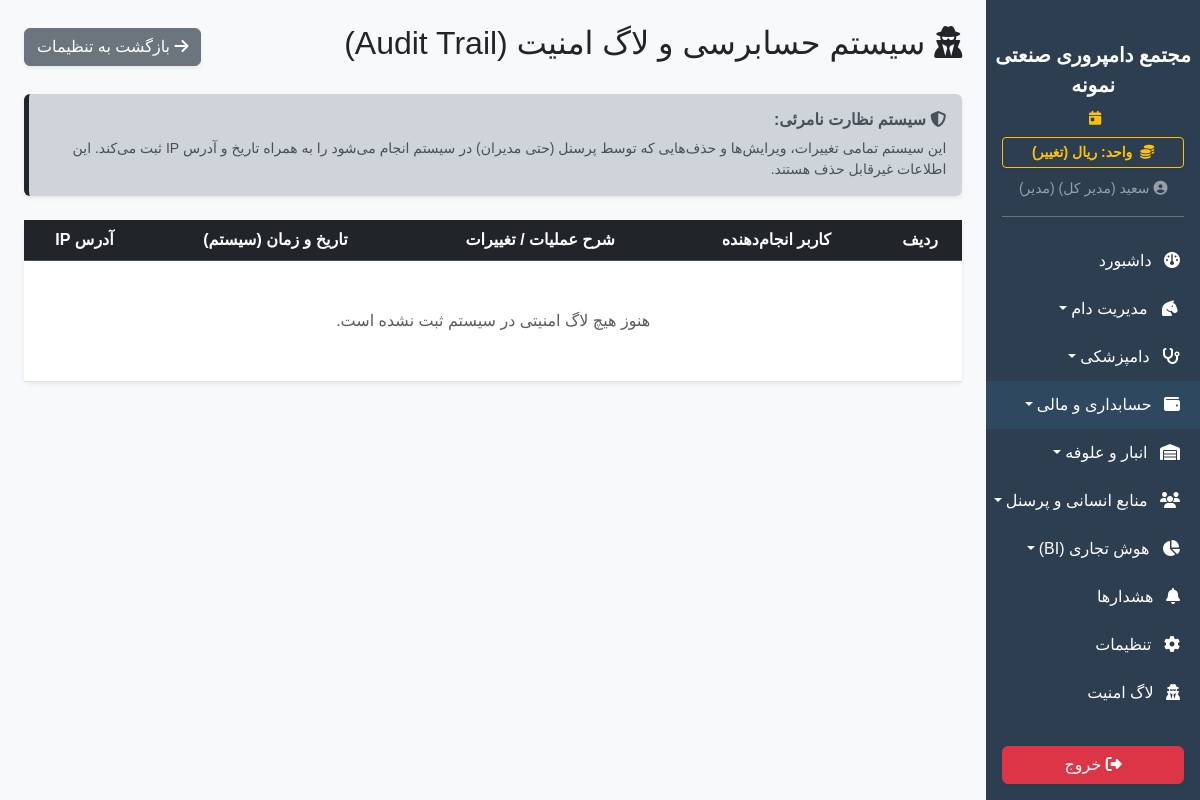
Before: /audit_logs (signed in) with the older database file.
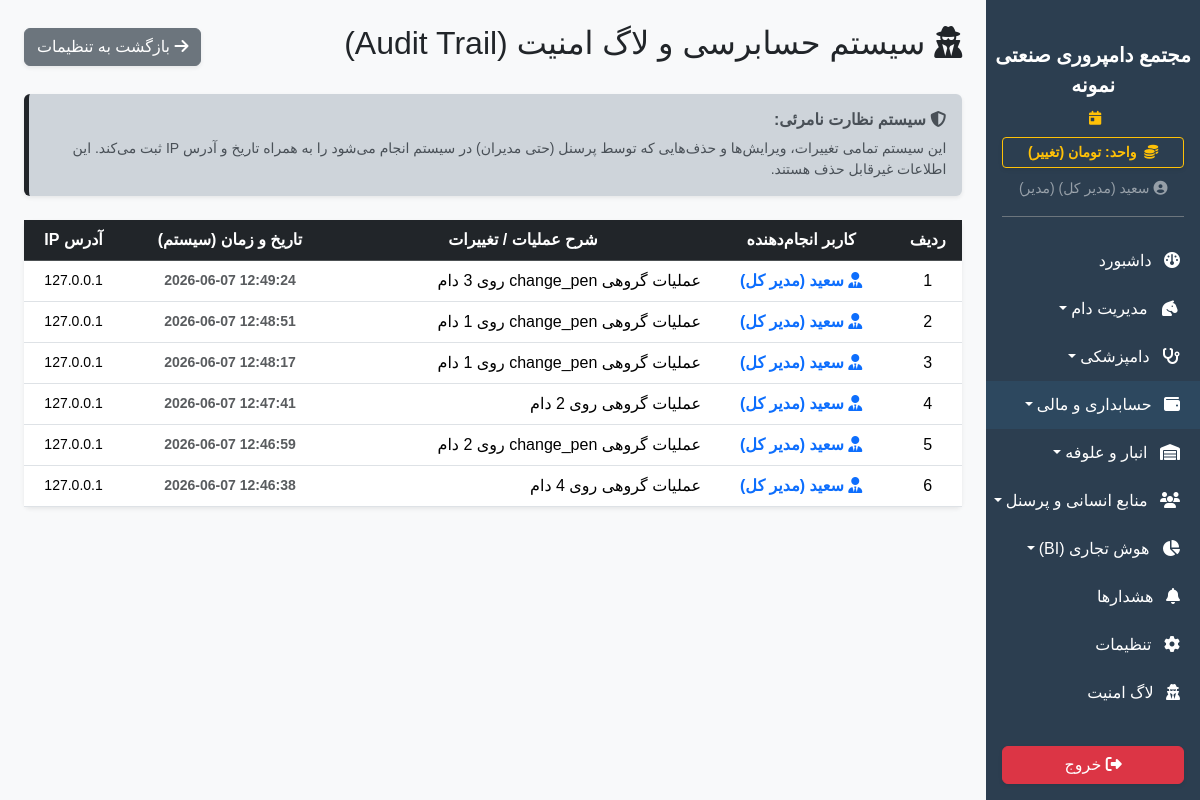
After: the same page with the newer database file.
### app/models.py (models this page shows)
class SystemSetting(db.Model):
    id = db.Column(db.Integer, primary_key=True)
    key = db.Column(db.String(50), unique=True, nullable=False)
    value = db.Column(db.String(255), nullable=False)
    description = db.Column(db.String(255), nullable=True)

class User(UserMixin, db.Model):
    id = db.Column(db.Integer, primary_key=True)
    username = db.Column(db.String(50), unique=True, nullable=False)
    password_hash = db.Column(db.String(255), nullable=False)
    name = db.Column(db.String(100), nullable=False)
    role = db.Column(db.String(20), default='کارگر') # مدیر، دامپزشک، حسابدار، کارگر
    can_view_livestock = db.Column(db.Boolean, default=False)
    can_view_finance = db.Column(db.Boolean, default=False)
    can_view_inventory = db.Column(db.Boolean, default=False)
    can_view_hr = db.Column(db.Boolean, default=False)
    can_view_reports = db.Column(db.Boolean, default=False)
    can_view_settings = db.Column(db.Boolean, default=False)

class AuditLog(db.Model):
    id = db.Column(db.Integer, primary_key=True)
    user_name = db.Column(db.String(100), nullable=False) # چه کسی؟
    action = db.Column(db.String(255), nullable=False) # چه کاری کرد؟ (مثلا: ویرایش وزن پلاک 1024)
    timestamp = db.Column(db.DateTime, default=datetime.utcnow) # چه زمانی؟
    ip_address = db.Column(db.String(50), nullable=True)

### app/blueprints/dashboard.py (the view)
@dashboard_bp.route('/audit_logs')
@login_required
def audit_logs():
    from app.models import AuditLog
    if not current_user.can_view_settings and current_user.role != 'مدیر':
        return redirect(url_for('dashboard.index'))
    target = request.args.get('filter_target')
    query = AuditLog.query
    if target:
        query = query.filter(AuditLog.action.ilike(f"%{target}%"))
    logs = query.order_by(AuditLog.timestamp.desc()).limit(200).all()
    return render_template('dashboard/audit.html', logs=logs)

### app/__init__.py (called while the page is built)
def get_system_setting(key, default):
    from app.models import SystemSetting
    s = SystemSetting.query.filter_by(key=key).first()
    return s.value if s else default

### app/blueprints/dashboard.py (called while the page is built)
@dashboard_bp.app_context_processor
def inject_settings():
    try:
        all_settings = {s.key: s.value for s in SystemSetting.query.all()}
    except:
        all_settings = {}
    return dict(system_settings=all_settings)

### app/templates/dashboard/audit.html
{% extends 'base.html' %}
{% block content %}
<div class="d-flex justify-content-between align-items-center mb-4">
    <h2><i class="fa-solid fa-user-secret text-dark"></i> سیستم حسابرسی و لاگ امنیت (Audit Trail)</h2>
    <a href="{{ url_for('dashboard.settings') }}" class="btn btn-secondary shadow-sm"><i class="fa-solid fa-arrow-right"></i> بازگشت به تنظیمات</a>
</div>
<div class="alert alert-dark border-0 shadow-sm mb-4 border-end border-dark border-5">
    <h6 class="fw-bold"><i class="fa-solid fa-shield-halved"></i> سیستم نظارت نامرئی:</h6>
    <p class="mb-0 small">این سیستم تمامی تغییرات، ویرایش‌ها و حذف‌هایی که توسط پرسنل (حتی مدیران) در سیستم انجام می‌شود را به همراه تاریخ و آدرس IP ثبت می‌کند. این اطلاعات غیرقابل حذف هستند.</p>
</div>
<div class="card border-0 shadow-sm">
    <div class="card-body p-0">
        <div class="table-responsive" style="max-height: 600px; overflow-y: auto;">
            <table class="table table-hover align-middle text-center mb-0">
                <thead class="table-dark" style="position: sticky; top: 0; z-index: 1;">
                    <tr>
                        <th>ردیف</th>
                        <th>کاربر انجام‌دهنده</th>
                        <th>شرح عملیات / تغییرات</th>
                        <th>تاریخ و زمان (سیستم)</th>
                        <th>آدرس IP</th>
                    </tr>
                </thead>
                <tbody>
                    {% for log in logs %}
                    <tr>
                        <td>{{ loop.index }}</td>
                        <td class="fw-bold text-primary"><i class="fa-solid fa-user-tie"></i> {{ log.user_name }}</td>
                        <td class="text-start">{{ log.action }}</td>
                        <td dir="ltr" class="text-muted small fw-bold">{{ log.timestamp.strftime('%Y-%m-%d %H:%M:%S') }}</td>
                        <td dir="ltr" class="small">{{ log.ip_address or 'Localhost' }}</td>
                    </tr>
                    {% else %}
                    <tr><td colspan="5" class="text-center py-5 text-muted">هنوز هیچ لاگ امنیتی در سیستم ثبت نشده است.</td></tr>
                    {% endfor %}
                </tbody>
            </table>
        </div>
    </div>
</div>
{% endblock %}

### app/templates/base.html (shortened to what this page needs)
<!DOCTYPE html>
<html lang="fa" dir="rtl">
<head>
    <link href="https://cdn.jsdelivr.net/gh/rastikerdar/vazirmatn@v33.003/Vazirmatn-font-face.css" rel="stylesheet">
    <link rel="stylesheet" href="https://unpkg.com/persian-datepicker@1.2.0/dist/css/persian-datepicker.min.css">
    <link rel="stylesheet" href="https://cdn.jsdelivr.net/npm/bootstrap@5.3.2/dist/css/bootstrap.rtl.min.css">
    <link rel="stylesheet" href="https://cdnjs.cloudflare.com/ajax/libs/font-awesome/6.4.2/css/all.min.css">
    <link rel="stylesheet" href="{{ url_for('static', filename='css/style.css') }}">
</head>
<body>
    <div class="d-flex" id="wrapper">
        <div class="sidebar-bg d-flex flex-column" id="sidebar-wrapper">
            <div class="sidebar-heading text-center pt-3 pb-2 text-white">
                <div class="fs-5 fw-bold">{{ system_settings.get('farm_name', 'دامداری من') }}</div>
            </div>
            <div class="text-center text-warning small mb-2 px-3">
                <i class="fa-solid fa-calendar-day me-1"></i>
            </div>
            <div class="px-3 mb-2">
                <a href="{{ url_for('dashboard.toggle_currency') }}" class="btn btn-sm btn-outline-warning w-100 fw-bold shadow-sm">
                    <i class="fa-solid fa-coins me-1"></i> واحد: {{ get_system_currency_from_settings() }} (تغییر)
                </a>
            </div>
            <div class="text-center text-white-50 mb-3 pb-3 border-bottom border-secondary mx-3">
                <small><i class="fa-solid fa-circle-user"></i> {% if current_user.is_authenticated %}{{ current_user.name }} ({{ current_user.role }}){% endif %}</small>
            </div>
            <div class="list-group list-group-flush my-1" id="sidebar-accordion" style="overflow-y: auto;">
                <a href="{{ url_for('dashboard.index') }}" class="list-group-item list-group-item-action bg-transparent text-white "><i class="fa-solid fa-gauge me-2"></i> داشبورد</a>
                {% if current_user.is_authenticated %}
                    {% if current_user.can_view_livestock %}
                    <a href="#livestockSubmenu" data-bs-toggle="collapse" class="list-group-item list-group-item-action bg-transparent text-white dropdown-toggle {% if request.blueprint == 'livestock' %}active-sidebar-link{% endif %}"><i class="fa-solid fa-horse-head me-2"></i> مدیریت دام</a>
                    {% if current_user.role in ['مدیر', 'دامپزشک'] %}
                    <a href="#vetSubmenu" data-bs-toggle="collapse" class="list-group-item list-group-item-action bg-transparent text-white dropdown-toggle"><i class="fa-solid fa-stethoscope me-2"></i> دامپزشکی</a>
                    {% endif %}
                    {% endif %}
                    {% if current_user.can_view_finance %}
                    <a href="#financeSubmenu" data-bs-toggle="collapse" class="list-group-item list-group-item-action bg-transparent text-white dropdown-toggle finance-menu-item " ><i class="fa-solid fa-wallet me-2"></i> حسابداری و مالی</a>
                    {% endif %}
                    {% if current_user.can_view_inventory or current_user.role == 'مدیر' %}
                    <a href="#inventorySubmenu" data-bs-toggle="collapse" class="list-group-item list-group-item-action bg-transparent text-white dropdown-toggle {% if request.blueprint == 'inventory' %}active-sidebar-link{% endif %}"><i class="fa-solid fa-warehouse me-2"></i> انبار و علوفه</a>
                    {% endif %}
                    {% if current_user.can_view_hr or current_user.role == 'مدیر' %}
                    <a href="#hrSubmenu" data-bs-toggle="collapse" class="list-group-item list-group-item-action bg-transparent text-white dropdown-toggle {% if request.blueprint == 'hr' %}active-sidebar-link{% endif %}"><i class="fa-solid fa-users me-2"></i> منابع انسانی و پرسنل</a>
                    {% endif %}
                    {% if current_user.can_view_reports or current_user.role == 'مدیر' %}
                    <a href="#biSubmenu" data-bs-toggle="collapse" class="list-group-item list-group-item-action bg-transparent text-white dropdown-toggle {% if request.blueprint == 'reports' %}active-sidebar-link{% endif %}"><i class="fa-solid fa-chart-pie me-2"></i> هوش تجاری (BI)</a>
                    {% endif %}
                    {% if current_user.role != 'کارگر' %}
                    <a href="{{ url_for('dashboard.warnings') }}" class="list-group-item list-group-item-action bg-transparent text-white">
                    <i class="fa-solid fa-bell me-2"></i> هشدارها
                    </a>
                    {% endif %}
                    {% if current_user.can_view_settings or current_user.role == 'مدیر' %}
                    <a href="{{ url_for('dashboard.settings') }}" class="list-group-item list-group-item-action bg-transparent text-white"><i class="fa-solid fa-gear me-2"></i> تنظیمات</a>
                    {% endif %}
                    <a href="{{ url_for('dashboard.audit_logs') }}" class="list-group-item list-group-item-action bg-transparent text-white"><i class="fa-solid fa-user-secret me-2"></i> لاگ امنیت </a>
                    {% endif %}
            </div>
            <div class="mt-auto p-3 w-100">
                <a href="{{ url_for('auth.logout') }}" class="btn btn-danger w-100 shadow-sm"><i class="fa-solid fa-right-from-bracket"></i> خروج</a>
            </div>
        </div>
        <div id="page-content-wrapper" class="w-100 bg-light" style="overflow-x: hidden;">
            <div class="container-fluid p-4">{% block content %}{% endblock %}</div>
        </div>
    </div>
</body>
</html>

### app/static/css/style.css (style rules this page uses)
body { font-family: 'Vazirmatn', sans-serif !important; background-color: #f8f9fa; }
#sidebar-wrapper { height: 100vh; position: sticky; top: 0; overflow-y: auto; width: 260px; background-color: #2c3e50; transition: margin .3s ease-out, transform .3s ease-out; }
#sidebar-wrapper .list-group-item { border: none; padding: 12px 20px; transition: all 0.3s; }
#page-content-wrapper { min-width: 0; width: 100%; }
.table-responsive { overflow-x: auto; overflow-y: visible !important; }

### app/templates/base.html (style rules this page uses)
.finance-menu-item { background-color: rgba(52, 152, 219, 0.1) !important; border-bottom: 1px solid rgba(255,255,255,0.05); }

Changed rows visible on the page:
changed SystemSetting: value "ریال" → "تومان"
added AuditLog: user_name "سعید (مدیر کل)", action "عملیات گروهی change_pen روی 3 دام", timestamp "2026-06-07 12:49:24", ip_address "127.0.0.1"
added AuditLog: user_name "سعید (مدیر کل)", action "عملیات گروهی change_pen روی 1 دام", timestamp "2026-06-07 12:48:51", ip_address "127.0.0.1"
added AuditLog: user_name "سعید (مدیر کل)", action "عملیات گروهی change_pen روی 1 دام", timestamp "2026-06-07 12:48:17", ip_address "127.0.0.1"
added AuditLog: user_name "سعید (مدیر کل)", action "عملیات گروهی روی 2 دام", timestamp "2026-06-07 12:47:41", ip_address "127.0.0.1"
added AuditLog: user_name "سعید (مدیر کل)", action "عملیات گروهی change_pen روی 2 دام", timestamp "2026-06-07 12:46:59", ip_address "127.0.0.1"
added AuditLog: user_name "سعید (مدیر کل)", action "عملیات گروهی روی 4 دام", timestamp "2026-06-07 12:46:38", ip_address "127.0.0.1"
Other visible differences:
text no longer shown: "هنوز هیچ لاگ امنیتی در سیستم ثبت نشده است."
